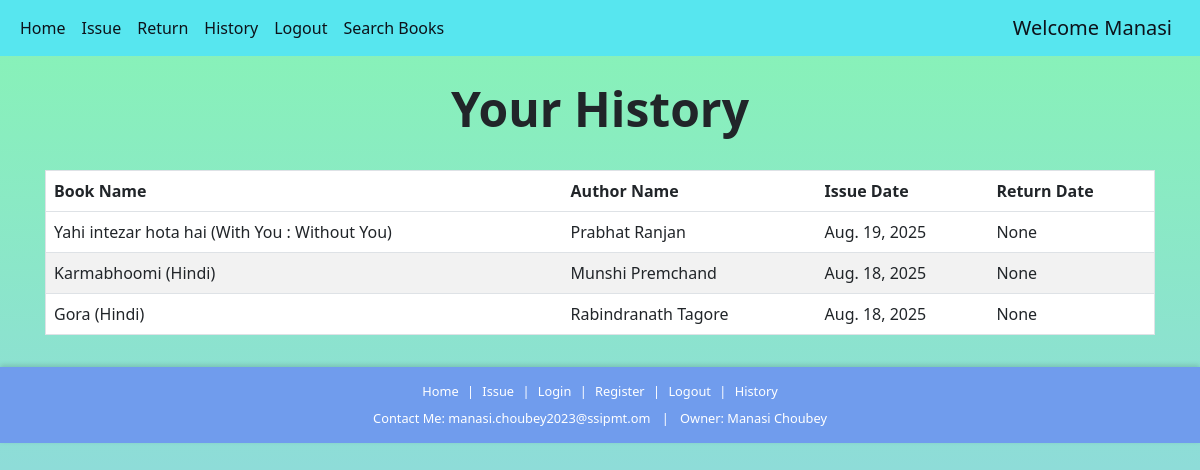
The page /history (signed in) on the database its author committed.
### books/models.py (models this page shows, shortened)
class IssuedItem(models.Model):
    book_id = models.ForeignKey(Book, on_delete=models.CASCADE)
    user_id = models.ForeignKey(User, on_delete=models.CASCADE)
    issue_date = models.DateField(default=date.today,blank=False)
    return_date = models.DateField(blank=True,null=True)

class Book(models.Model):
    book_name = models.CharField(max_length=150)
    author_name = models.CharField(max_length=200)
    quantity = models.IntegerField(default=1)
    subject = models.CharField(max_length=2000)
    book_add_time = models.TimeField(default=timezone.now)
    book_add_date = models.DateField(default=date.today)
    class Meta:
        unique_together = ('book_name','author_name')

### books/views.py (the view)
# urls.py: path('history',views.history,name='history'),
@login_required(login_url='login')
def history(request):
    my_items = IssuedItem.objects.filter(user_id=request.user).order_by('-issue_date')
    paginator = Paginator(my_items,10)
    page_number = request.GET.get('page')
    show_data_final = paginator.get_page(page_number)
    return render(request,'history.html',{'books':show_data_final})

### templates/history.html (shortened to what this page needs)
{% extends 'base.html' %} {% load static %}
{% block extra_css %}
<link rel="stylesheet" href="{% static 'css/history.css' %}">
{% endblock %}
{% block content %}
<center>
  <br />
  <h1 class="display-5 fw-bold">Your History</h1>
  <br />
</center>
<div class="container">
  <table class="table">
    <thead class="thead-dark">
      <tr>
        <th scope="col">Book Name</th>
        <th scope="col">Author Name</th>
        <th scope="col">Issue Date</th>
        <th scope="col">Return Date</th>
      </tr>
    </thead>
    <tbody>
      {% for book in books %}
      <tr>
        <td>{{book.book_id.book_name}}</td>
        <td>{{book.book_id.author_name}}</td>
        <td>{{book.issue_date}}</td>
        <td>{{book.return_date}}</td>
      </tr>
      {% endfor %}
    </tbody>
  </table>
</div>
{% endblock %}

### templates/base.html (shortened to what this page needs)
{% load static %}
<!DOCTYPE html>
<html lang="en">
<head>
    <link href="https://cdn.jsdelivr.net/npm/bootstrap@5.2.3/dist/css/bootstrap.min.css" rel="stylesheet"
 />
            <link href="https://cdn.jsdelivr.net/npm/bootstrap@5.2.3/dist/css/bootstrap.min.css" rel="stylesheet">
    <link rel="stylesheet" href="{% static 'css/base.css' %}">
        {% block extra_css %}{% endblock %}
</head>
<body>
    <nav class="navbar navbar-expand-lg bg-body-light,navbar navbar-dark bg-primary">
        <div class="container-fluid">
            <div class="collapse navbar-collapse" id="navbarSupportedContent">
                <ul class="navbar-nav me-auto mb-2 mb-lg-0">
                    {% if not user.is_authenticated %}
                        <li class="nav-item">
                            <a class="nav-link" href="{% url 'login' %}">Login</a>
                        </li>
                        <li class="nav-item">
                            <a class="nav-link" href="{% url 'register' %}">Register</a>
                        </li>
                    {% else %}
                        <li class="nav-item">
                            <a class="nav-link" href="{% url 'home' %}">Home</a>
                        </li>
                        <li class="nav-item">
                            <a class="nav-link" href="{% url 'issue' %}">Issue</a>
                        </li>
                        <li class="nav-item">
                            <a class="nav-link" href="{% url 'return_item' %}">Return</a>
                        </li>
                        <li class="nav-item">
                            <a class="nav-link" href="{% url 'history' %}">History</a>
                        </li>
                        <li class="nav-item">
                            <a class="nav-link" href="{% url 'logout' %}">Logout</a>
                        </li>
                        <li class="nav-item">
                            <a class="nav-link" href="{% url 'search_books' %}">Search Books</a>
                        </li>
                    {% endif %}
                </ul>
            </div>
            {% if user.is_authenticated %}
                <a class="navbar-brand" href="#">Welcome {{ request.user.first_name }}</a>
            {% endif %}
        </div>
    </nav>
    {% block content %}{% endblock %}
    <footer class="site-footer">
    <div class="footer-nav">
      <a href="{% url 'home' %}">Home</a> |
      <a href="{% url 'issue' %}">Issue</a> |
      <a href="{% url 'login' %}">Login</a> |
      <a href="{% url 'register' %}">Register</a> |
      <a href="{% url 'logout' %}">Logout</a> |
      <a href="{% url 'history' %}">History</a>
    </div>
    <div class="footer-contact">
      <span>Contact Me: manasi.choubey2023@ssipmt.om</span> | <span>Owner: Manasi Choubey</span>
    </div>
  </footer>
</body>
</html>

### static/css/base.css (style rules this page uses)
.site-footer { background-color: lab(63.9% 1.91 -45.67); color: #fff; padding: 15px 20px; text-align: center; font-size: 0.8rem; box-shadow: 0 -2px 5px rgba(0,0,0,0.15); margin-top: 0; }
.site-footer a { color: #fff; text-decoration: none; margin: 0 5px; }
.footer-nav { margin-bottom: 8px; }
.footer-contact span { margin: 0 8px; }
.navbar { background-color: lab(83.99% -37.71 -16.39) !important; }
.navbar .nav-link { color: lab(5.22% -0.37 -6.12) !important; }
.navbar-brand { color: lab(5.22% -0.37 -6.12) !important; }

### templates/base.html (style rules this page uses)
body { background-color: linear-gradient(#89b4f4, #cf7ade); background-repeat: no-repeat; background-size: cover; }

### templates/history.html (style rules this page uses)
table { border-collapse: collapse; border-spacing: 0; border-radius: 10px; width: 100%; border: 1px solid #ddd; }
th, td { text-align: left; padding: 16px; }
tr:nth-child(even) { background-color: #f2f2f2; }
tr:nth-child(odd) { background-color: #ffffff; }
.container { width: 100%; padding-right: 15px; padding-left: 15px; margin-right: auto; margin-left: auto; }
body { background: linear-gradient(#87f4b5, #93cbf1); background-repeat: no-repeat; background-attachment: fixed; }

### rows shown on the page
IssuedItem: book_id.book_name "Yahi intezar hota hai (With You : Without You)", book_id.author_name "Prabhat Ranjan", issue_date "Aug. 19, 2025", return_date "None"
IssuedItem: book_id.book_name "Karmabhoomi (Hindi)", book_id.author_name "Munshi Premchand", issue_date "Aug. 18, 2025", return_date "None"
IssuedItem: book_id.book_name "Gora (Hindi)", book_id.author_name "Rabindranath Tagore", issue_date "Aug. 18, 2025", return_date "None"

### other values the page prints
{{ request.user.first_name }} "Manasi"
